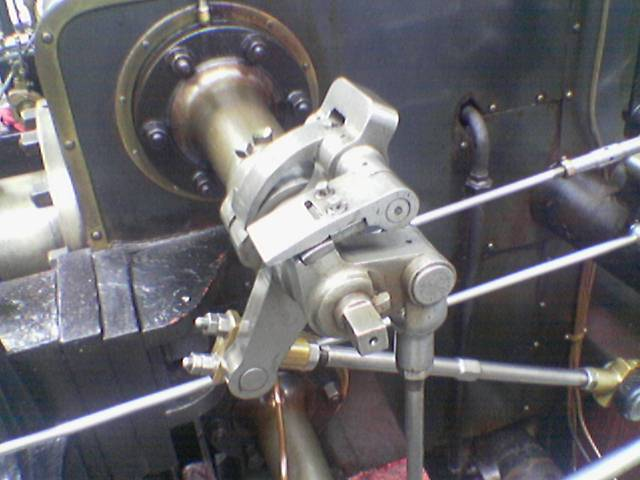
#> input picture CLASE9/image.png, 640 x 480 px, found by its file name
$ python ejemplo2.py
#> lines starting #> are read from the running program, lines starting #| are printed output that depends on the picture; after the words box and inside, x2 and y2 are one past the last pixel; in counts of white or black regions, pixels touching at a corner belong together
import numpy as np
import cv2
import matplotlib.pyplot as plt

image_as_BGR = cv2.imread("image.png")
#> image_as_BGR is the input picture: shape (480, 640, 3); mean B, G, R 108.9, 104.8, 106.3
image_as_GRAY = cv2.cvtColor(image_as_BGR, cv2.COLOR_BGR2GRAY)
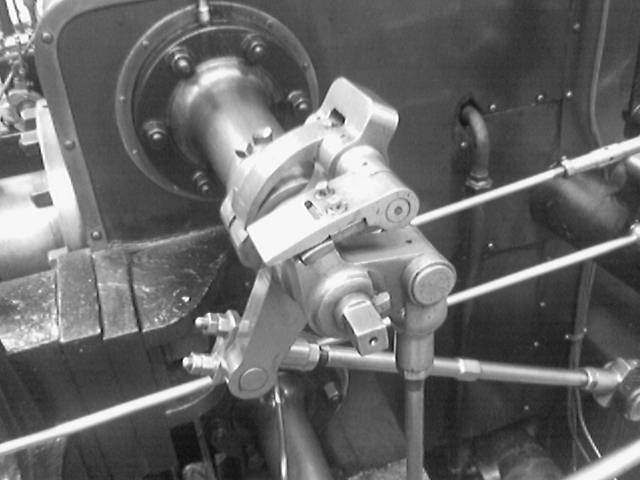
#> image_as_GRAY: shape (480, 640); min 6, max 255, mean 105.7
help(cv2.calcHist)
valor_maximo = 255
valor_umbral = 100
tipo = cv2.THRESH_BINARY

ret_value, image_with_THRESH_BINARY = cv2.threshold(image_as_GRAY,valor_umbral,valor_maximo,tipo)
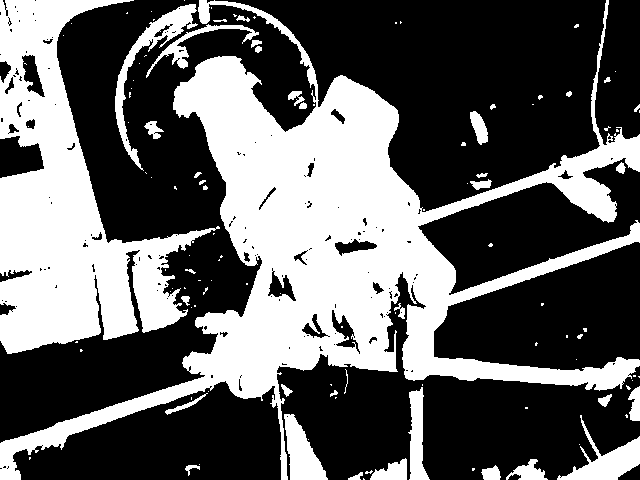
#> image_with_THRESH_BINARY: shape (480, 640); 38.2% white; 116 white regions (77 under 20 px), largest, box (x1, y1, x2, y2) and area: (0, 0, 640, 480) 72639, (0, 0, 220, 354) 33319, (115, 4, 198, 171) 2141
#> ret_value = 100
histogram_for_gray = cv2.calcHist([image_as_GRAY],[0],None,[256],[0,256])
#> histogram_for_gray = 256 values, max 4996 at index 247, min 0 at index 0, mean 1200

cv2.imshow("Ventana",image_as_GRAY)
cv2.imshow("Imagen con la umbralización",image_with_THRESH_BINARY)

plt.plot(histogram_for_gray, color="gray")
plt.show()
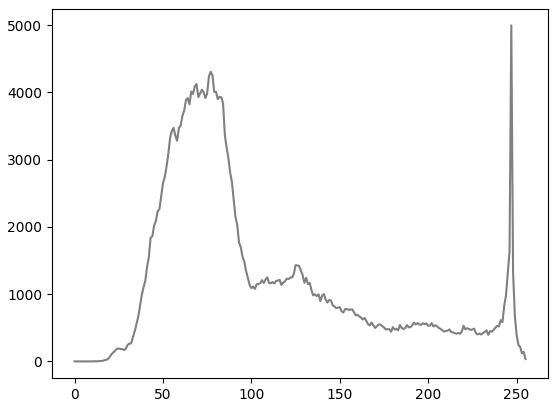
#> figure drawn by matplotlib, 1 panel; curve peaks at x = 247, y = 4996
cv2.waitKey()

#cv2.calcHist(images, channels, mask, histSize, ranges[, hist[, accumulate]]) -> hist
